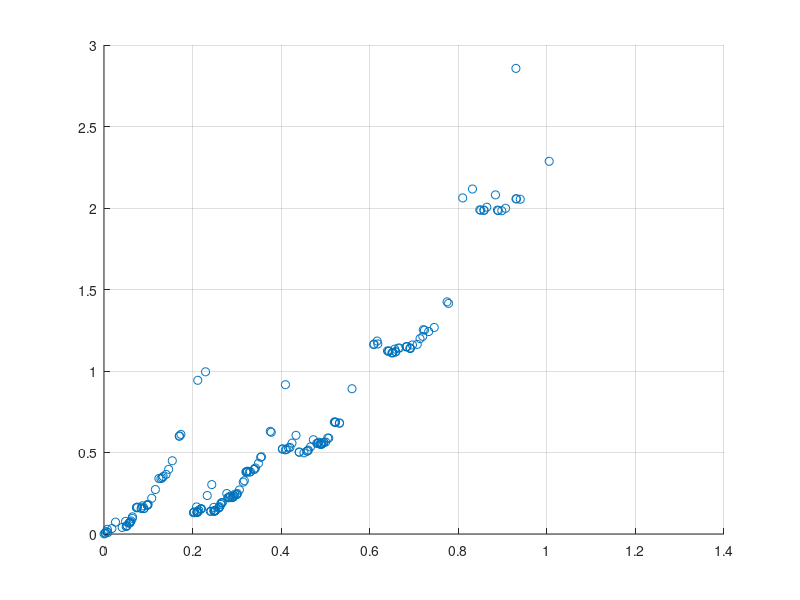

This chart was generated by the following MATLAB code:
function project
    stimulus = load('data_cn_project_iii_a17.mat', 'Stimulus').Stimulus;

    % Question - 3
    neuron_num = 1;
    bin_sizes = [10,20,50, 100, 200, 500];
    all_spike_times = load('data_cn_project_iii_a17.mat', 'All_Spike_Times').All_Spike_Times;
    sample = [];
    sample = zeros(50, 200);
    for i=1:50
        spike_times = all_spike_times{neuron_num,i};
        len_of_spike_array = size(spike_times,2);
        for s=1:len_of_spike_array
            index = fix(spike_times(s)*10)+1;
            sample(i,index) = sample(i,index) + 1;

        end

    end

 
    mean_plot = [];
    variance_plot = [];
    for i=1:200
        mean = 0;
        variance = 0;
        for j=1:50
            mean = mean + sample(j, i);
            mean = mean/(50*0.1);
        end

        for j=1:50
            variance = variance + (sample(j,i) - mean)^2;
            variance = variance/(50*0.1);
        end
        mean_plot = [mean_plot, mean];
        variance_plot = [variance_plot, variance];
    end
    time_axis = transpose(linspace(0,20,20*10));

    % figure(31)
    %     scatter(time_axis, mean_plot);
    % grid

    % figure(32)
    %     scatter(time_axis, variance_plot);
    % grid

    figure(31)
        scatter(mean_plot, variance_plot);
    grid
    
  
   
    return % khatam

    % Question - 1
    tau_plot = transpose(linspace(-50,50,101));
    autocorr_plot = [];
    for tau=-50:50
      autocorr = 0;
      n = 0;
      for i=1:20000
        if (i + tau >=1) & (i + tau <=20000)    
            autocorr = autocorr + (stimulus(1,i)*stimulus(1,i+tau));
            n = n+1;
        end
      end
      autocorr_plot = [autocorr_plot, autocorr/n];
    %   fprintf("for tau = %f, autocorr of stimulus is %f \n", tau, autocorr);
    end

    figure(101)
       plot(tau_plot, autocorr_plot);
    grid

     % Question-2
     all_spike_times = load('data_cn_project_iii_a17.mat', 'All_Spike_Times').All_Spike_Times;
   

     for neuron_num=1:4
         neuron_stimulus_rate = zeros(20000,1);
         for i=1:50
             spike_times = all_spike_times{neuron_num,i};
             len_of_spike_array = size(spike_times,2);
             for s=1:len_of_spike_array
                 % spike_times(s)*1000 as per this time, depends index of addition
                 index = fix(spike_times(s)*1000)+1;
                 neuron_stimulus_rate(index) = neuron_stimulus_rate(index) + 1;
 
             end
         end
 
         neuron_stimulus_rate = neuron_stimulus_rate./(50*0.001);
         time_axis = transpose(linspace(0,20,20000));
         
         disp(min(neuron_stimulus_rate));
         disp(max(neuron_stimulus_rate));
 
         figure(neuron_num)
             plot(time_axis, neuron_stimulus_rate);
         grid
 
     end
   
     end